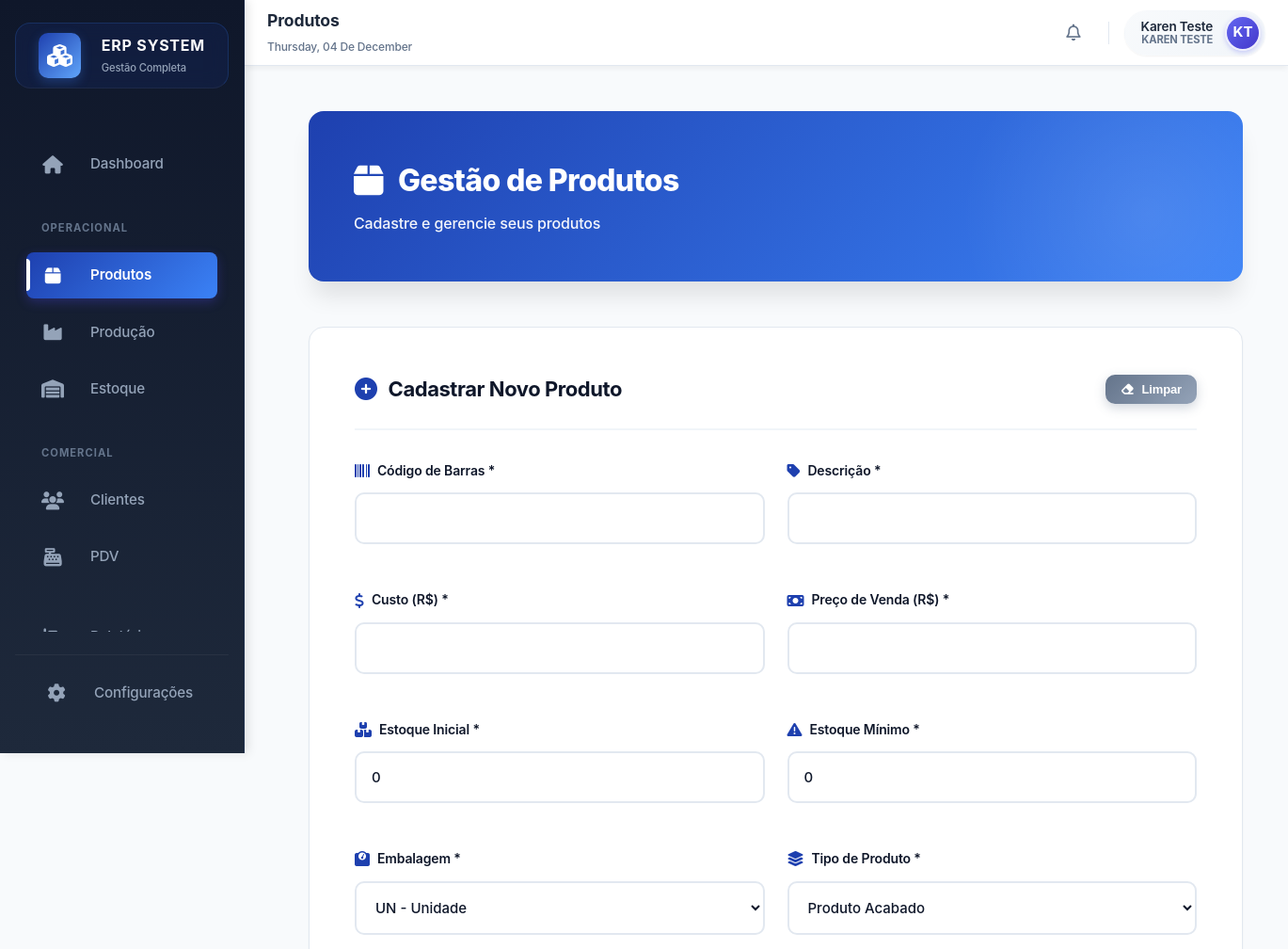
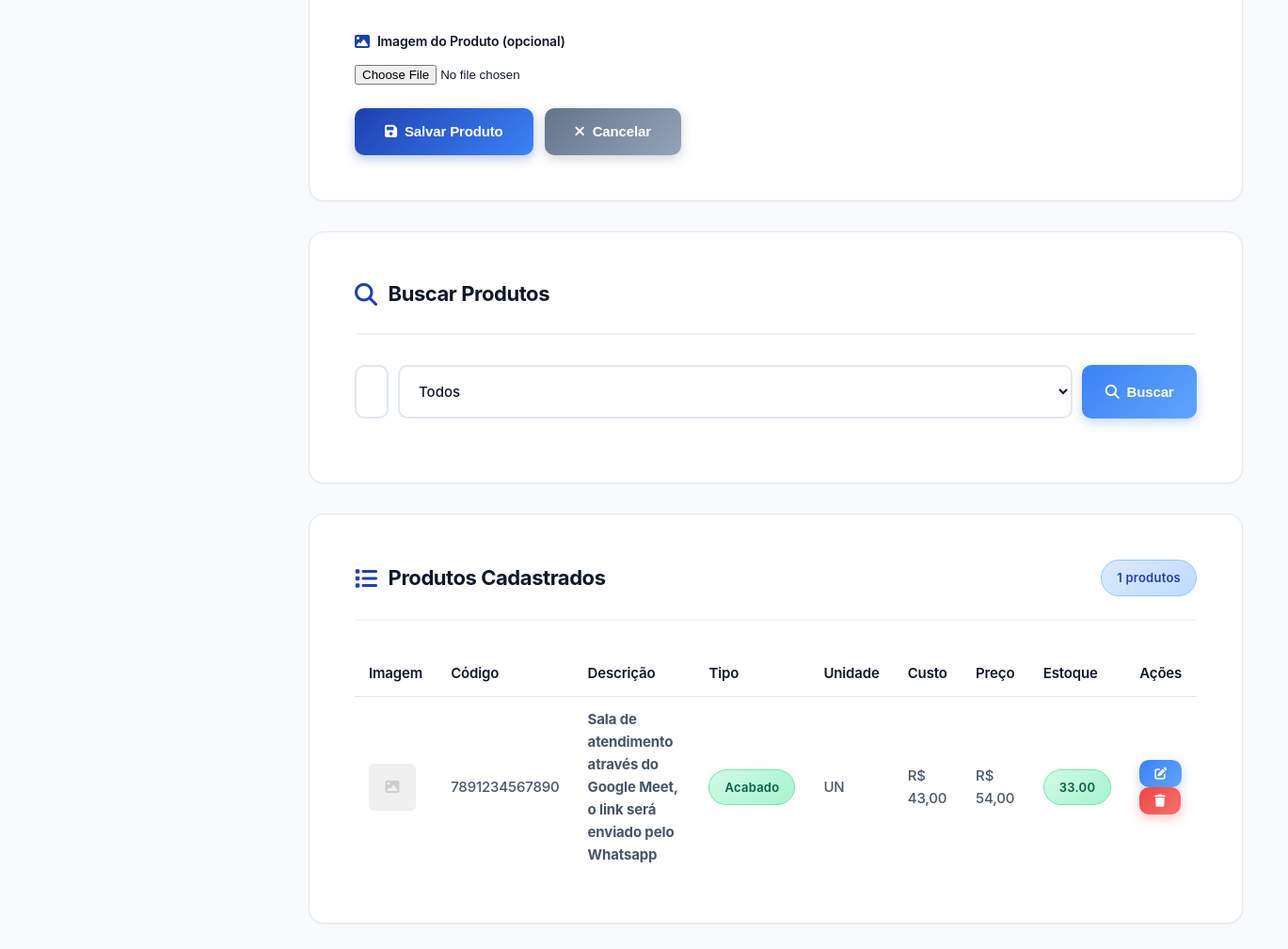
The page /views/products/index.php (signed in) on the database its author committed (2 pictures, top to bottom).
### tables this page shows
CREATE TABLE products (
            id INTEGER PRIMARY KEY AUTOINCREMENT,
            barcode TEXT UNIQUE NOT NULL,
            description TEXT NOT NULL,
            cost REAL NOT NULL,
            price REAL NOT NULL,
            stock REAL DEFAULT 0,
            min_stock REAL DEFAULT 0,
            unit TEXT NOT NULL,
            type TEXT NOT NULL,
            image TEXT,
            created_at DATETIME DEFAULT CURRENT_TIMESTAMP,
            updated_at DATETIME DEFAULT CURRENT_TIMESTAMP
        , category TEXT, brand TEXT, supplier TEXT, max_stock REAL, notes TEXT, status TEXT DEFAULT "active", user_id INTEGER NOT NULL DEFAULT 1);

### config/config.php (called while the page is built, shortened)
<?php
if (!function_exists('formatMoney')) {
    function formatMoney($value) {
        return 'R$ ' . number_format($value, 2, ',', '.');
    }
}
?>

### views/products/index.php (the view, shortened to what this page needs)
<?php
require_once __DIR__ . '/../../config/config.php';
$db = Database::getInstance()->getConnection();
$products = $db->query("SELECT * FROM products ORDER BY created_at DESC")->fetchAll(PDO::FETCH_ASSOC);
?>
<?php include __DIR__ . '/../../components/header.php'; ?>
<div class="main-layout">
    <?php include __DIR__ . '/../../components/sidebar.php'; ?>
    <div class="content-wrapper">
        <?php include __DIR__ . '/../../components/navbar.php'; ?>
        <main class="main-content">
            <div class="page-header">
                <h1><i class="fas fa-box"></i> Gestão de Produtos</h1>
                <p>Cadastre e gerencie seus produtos</p>
            </div>
            <div class="card">
                <div class="card-header">
                    <h3><i class="fas fa-plus-circle"></i> Cadastrar Novo Produto</h3>
                    <button class="btn btn-secondary btn-sm" onclick="limparFormulario()">
                        <i class="fas fa-eraser"></i> Limpar
                    </button>
                </div>
                <form id="productForm" enctype="multipart/form-data">
                    <div class="form-row">
                        <div class="form-group">
                            <label for="barcode">
                                <i class="fas fa-barcode"></i>
                                Código de Barras *
                            </label>
                            <input type="text" id="barcode" name="barcode" required>
                        </div>
                        <div class="form-group">
                            <label for="description">
                                <i class="fas fa-tag"></i>
                                Descrição *
                            </label>
                            <input type="text" id="description" name="description" required>
                        </div>
                    </div>
                    <div class="form-row">
                        <div class="form-group">
                            <label for="cost">
                                <i class="fas fa-dollar-sign"></i>
                                Custo (R$) *
                            </label>
                            <input type="number" id="cost" name="cost" step="0.01" min="0" required>
                        </div>
                        <div class="form-group">
                            <label for="price">
                                <i class="fas fa-money-bill"></i>
                                Preço de Venda (R$) *
                            </label>
                            <input type="number" id="price" name="price" step="0.01" min="0" required>
                        </div>
                    </div>
                    <div class="form-row">
                        <div class="form-group">
                            <label for="stock">
                                <i class="fas fa-boxes"></i>
                                Estoque Inicial *
                            </label>
                            <input type="number" id="stock" name="stock" step="0.01" min="0" value="0" required>
                        </div>
                        <div class="form-group">
                            <label for="min_stock">
                                <i class="fas fa-exclamation-triangle"></i>
                                Estoque Mínimo *
                            </label>
                            <input type="number" id="min_stock" name="min_stock" step="0.01" min="0" value="0" required>
                        </div>
                    </div>
                    <div class="form-row">
                        <div class="form-group">
                            <label for="unit">
                                <i class="fas fa-weight"></i>
                                Embalagem *
                            </label>
                            <select id="unit" name="unit" required>
                                <option value="un">UN - Unidade</option>
                            </select>
                        </div>
                        <div class="form-group">
                            <label for="type">
                                <i class="fas fa-layer-group"></i>
                                Tipo de Produto *
                            </label>
                            <select id="type" name="type" required>
                                <option value="finished">Produto Acabado</option>
                            </select>
                        </div>
                    </div>
                    <div class="form-group">
                        <label for="image">
                            <i class="fas fa-image"></i>
                            Imagem do Produto (opcional)
                        </label>
                        <input type="file" id="image" name="image" accept="image/*">
                    </div>
                    <div class="btn-group">
                        <button type="submit" class="btn btn-primary">
                            <i class="fas fa-save"></i> Salvar Produto
                        </button>
                        <button type="button" class="btn btn-secondary" onclick="limparFormulario()">
                            <i class="fas fa-times"></i> Cancelar
                        </button>
                    </div>
                </form>
            </div>
            <div class="card">
                <div class="card-header">
                    <h3><i class="fas fa-search"></i> Buscar Produtos</h3>
                </div>
                <div class="search-box">
                    <input type="text" id="searchInput" placeholder="Digite para buscar...">
                    <select id="searchType">
                        <option value="all">Todos</option>
                    </select>
                    <button class="btn btn-info" onclick="buscarProdutos()">
                        <i class="fas fa-search"></i> Buscar
                    </button>
                </div>
            </div>
            <div class="card">
                <div class="card-header">
                    <h3><i class="fas fa-list"></i> Produtos Cadastrados</h3>
                    <span class="badge badge-info" id="totalProducts"><?php echo count($products); ?> produtos</span>
                </div>
                <div class="table-responsive">
                    <table class="table">
                        <thead>
                            <tr>
                                <th>Imagem</th>
                                <th>Código</th>
                                <th>Descrição</th>
                                <th>Tipo</th>
                                <th>Unidade</th>
                                <th>Custo</th>
                                <th>Preço</th>
                                <th>Estoque</th>
                                <th>Ações</th>
                            </tr>
                        </thead>
                        <tbody id="productsTableBody">
                            <?php foreach ($products as $product): ?>
                                <tr>
                                    <td>
                                        <?php if ($product['image']): ?>
                                            <img src="<?php echo BASE_URL . $product['image']; ?>" style="width: 50px; height: 50px; object-fit: cover; border-radius: 5px;">
                                        <?php else: ?>
                                            <div style="width: 50px; height: 50px; background: #f0f0f0; border-radius: 5px; display: flex; align-items: center; justify-content: center;">
                                                <i class="fas fa-image" style="color: #ccc;"></i>
                                            </div>
                                        <?php endif; ?>
                                    </td>
                                    <td><?php echo htmlspecialchars($product['barcode']); ?></td>
                                    <td><strong><?php echo htmlspecialchars($product['description']); ?></strong></td>
                                    <td>
                                        <?php
                                        $types = ['finished' => 'Acabado', 'intermediate' => 'Intermediário', 'supply' => 'Insumo'];
                                        $badges = ['finished' => 'success', 'intermediate' => 'info', 'supply' => 'warning'];
                                        ?>
                                        <span class="badge badge-<?php echo $badges[$product['type']]; ?>">
                                            <?php echo $types[$product['type']]; ?>
                                        </span>
                                    </td>
                                    <td><?php echo strtoupper($product['unit']); ?></td>
                                    <td><?php echo formatMoney($product['cost']); ?></td>
                                    <td><?php echo formatMoney($product['price']); ?></td>
                                    <td>
                                        <?php
                                        $stockClass = $product['stock'] <= $product['min_stock'] ? 'badge-danger' : 'badge-success';
                                        ?>
                                        <span class="badge <?php echo $stockClass; ?>">
                                            <?php echo number_format($product['stock'], 2); ?>
                                        </span>
                                    </td>
                                    <td>
                                        <button class="btn btn-info btn-sm" onclick='editarProduto(<?php echo json_encode($product); ?>)' title="Editar">
                                            <i class="fas fa-edit"></i>
                                        </button>
                                        <button class="btn btn-danger btn-sm" onclick="excluirProduto(<?php echo $product['id']; ?>)" title="Excluir">
                                            <i class="fas fa-trash"></i>
                                        </button>
                                    </td>
                                </tr>
                            <?php endforeach; ?>
                        </tbody>
                    </table>
                </div>
            </div>
        </main>
    </div>
</div>
<?php include __DIR__ . '/../../components/footer.php'; ?>

### components/sidebar.php (style rules this page uses)
:root { --sidebar-width: 260px; --sidebar-collapsed-width: 70px; --sidebar-bg: #1e293b; --sidebar-text: #94a3b8; --sidebar-hover: #334155; --sidebar-active: #4f46e5; }

### components/navbar.php (style rules this page uses)
:root { --nav-height: 70px; --nav-bg: #ffffff; --nav-text-main: #1e293b; --nav-text-sub: #64748b; --nav-primary: #4f46e5; --nav-hover: #f1f5f9; --nav-border: #e2e8f0; --sidebar-width: 260px; }

### rows shown on the page
products: barcode "7891234567890", description "Sala de atendimento através do Google Meet, o link será enviado pelo Whatsapp", type "Acabado", unit "UN", cost "R$ 43,00", price "R$ 54,00", stock "33.00"

### other values the page prints
$pageTitle "Produtos"
strftime('%A, %d de %B') "Thursday, 04 De December"
$currentUser['name'] "Karen Teste"
$currentUser['role'] "KAREN TESTE"
$initials "KT"
count($products) "1"
